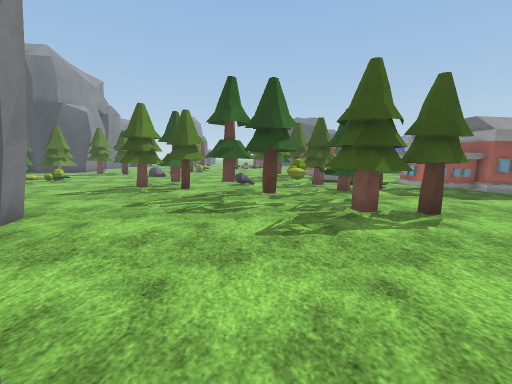
view 1 (above)

24 first-person views from a walk through a 3-D level made in the Unity game engine. The camera is 1.4 m above the floor, tilts 8° down and sees 90° across. The floor is counted in squares, 1 m on a side. Each view is taken from the middle of a square. On the plan, view 1 faces up. The plan holds only what a view shows up to about 13 squares ahead; the rest is blank. The place goes on beyond the plan. Flat ground stands in for the terrain. Some animated figures are not drawn. Surface patterns are stand-ins for the level's own textures.

view 2
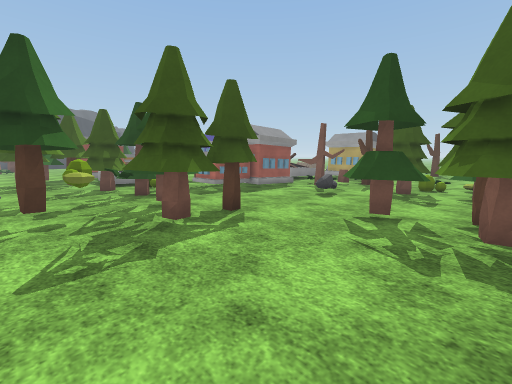

view 3
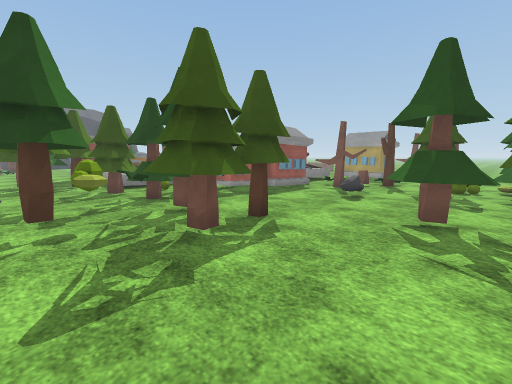

view 4
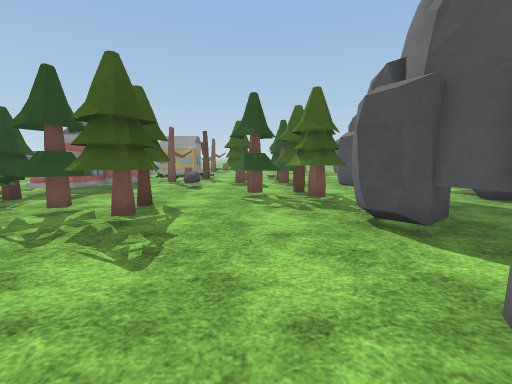

view 5
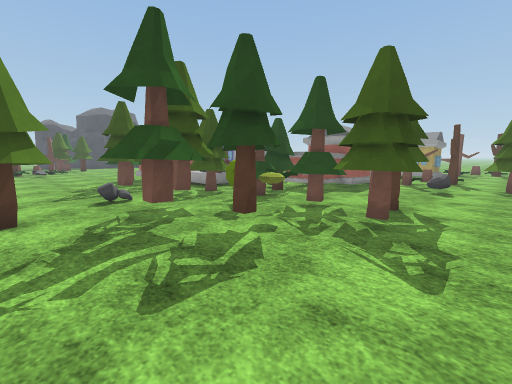

view 6
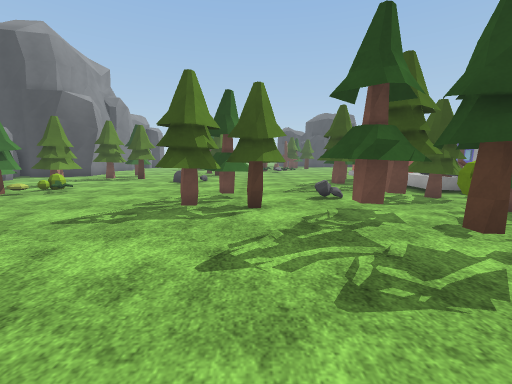

view 7
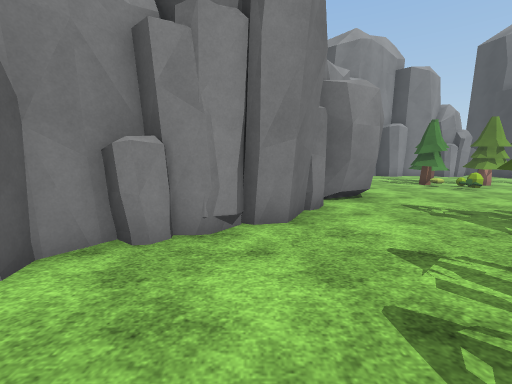

view 8
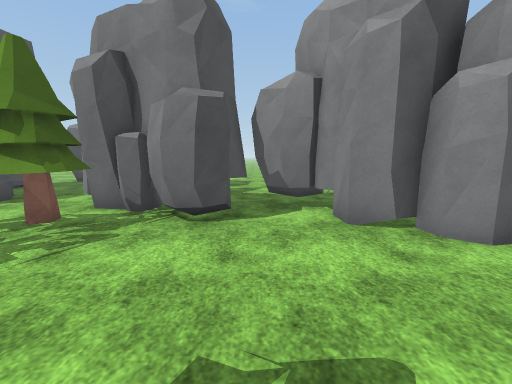

view 9
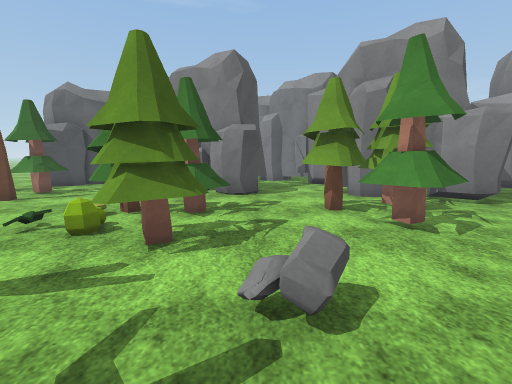

view 10
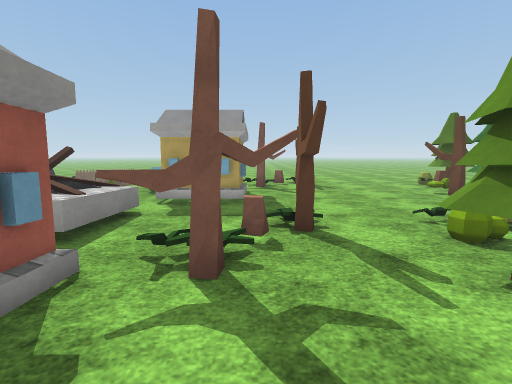

view 11
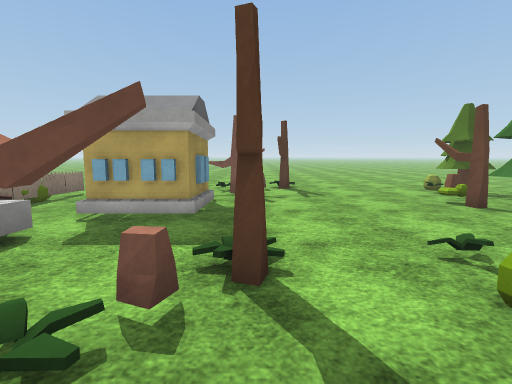

view 12
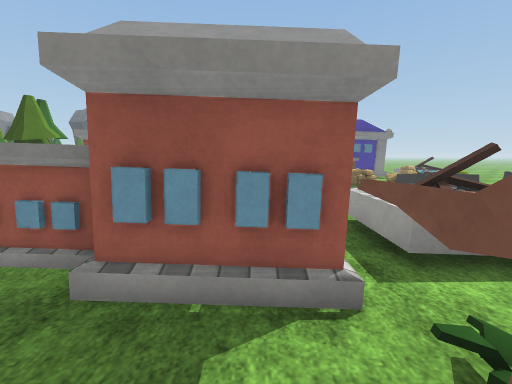

view 13
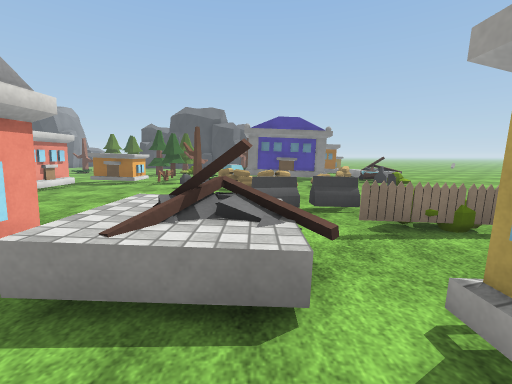

view 14
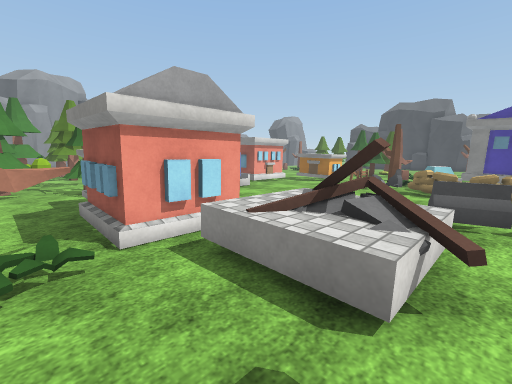

view 15
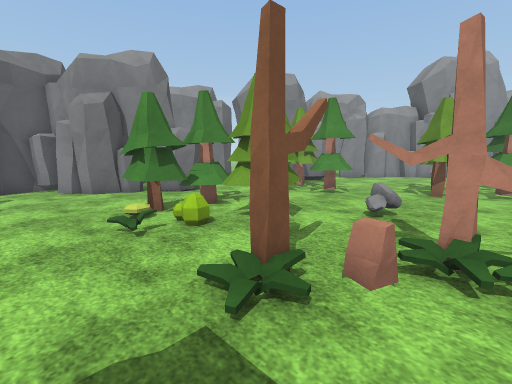

view 16
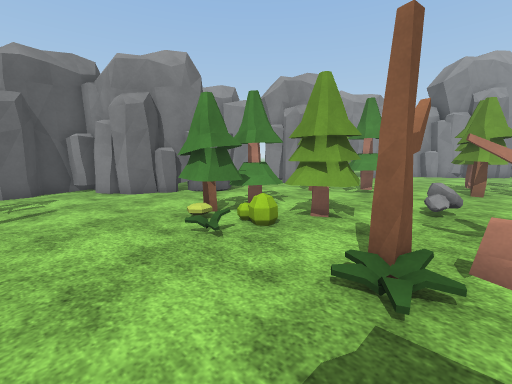

view 17
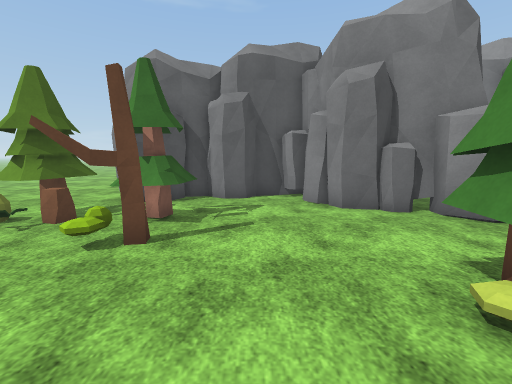

view 18
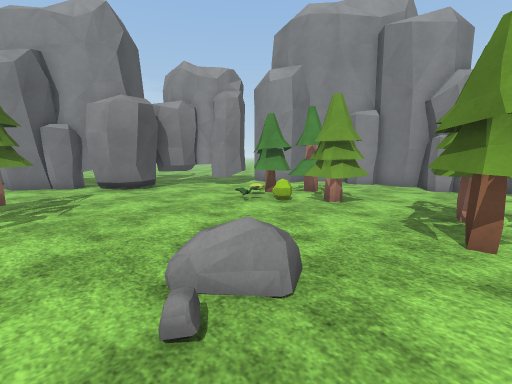

view 19
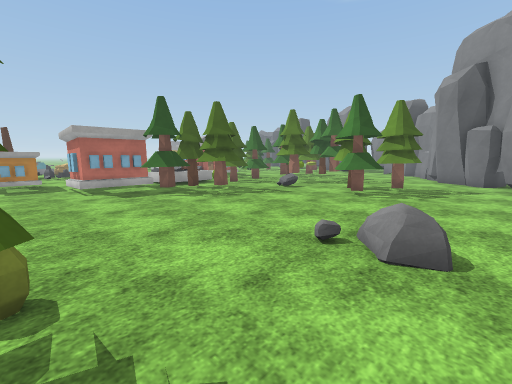

view 20
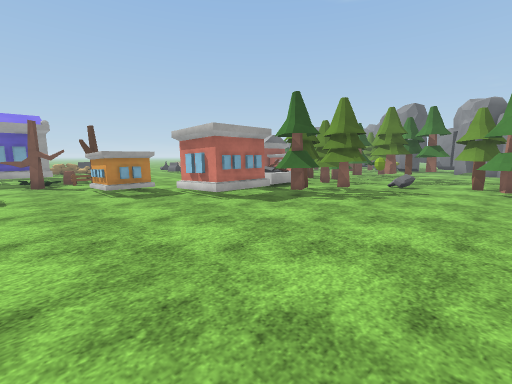

view 21
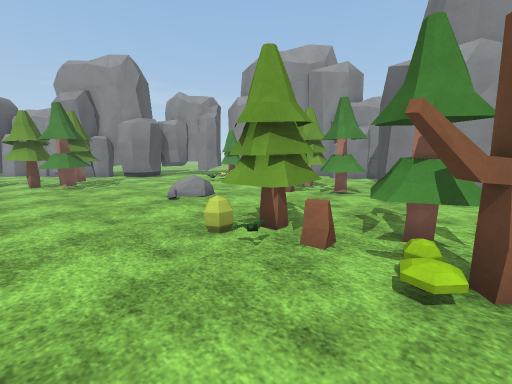

view 22
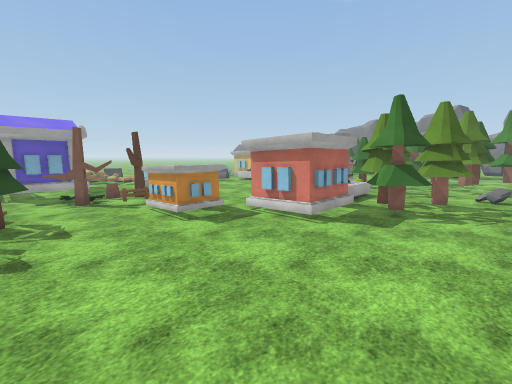

view 23
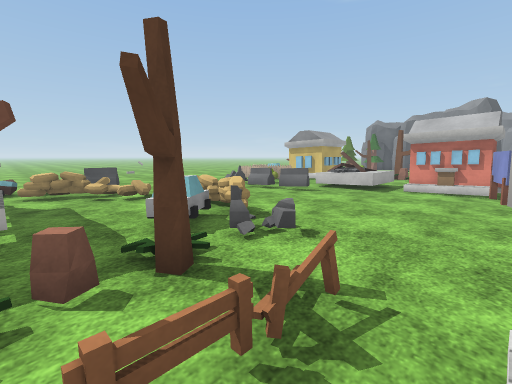

view 24
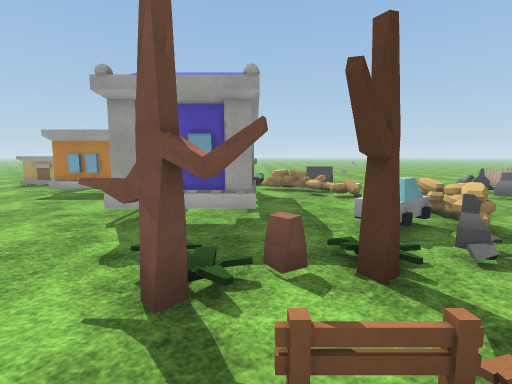

### Floor plan
Key: @ floor where view 1 was taken; # wall or solid block; x gap in a wall; . main floor; : floor 0.25 m higher than the main floor; / step, stairs or slope; R rock; H house; B barricade; U building; C car; O other object.
Columns run from 18 left of view 1 to 18 right of it. Each row starts with its distance up from view 1.
 26          ..OOO. ./ ......OOO...O#
 25    #    .. OOO...............O.O#
 24    #    ...OOO..............OO.O#
 23    #   .....OO.............OOO.O#OO
 22   ##   OO...OO..........OOOOOO.......
 21   #..  OO...............OOOO.O.C....B
 20 O.... OOOO...........OOO......BCC.. B
 19  O....OOO............O O......BBBB...
 18 OO.........R:......OOO O........B..
 17 #....OO............OO..............
 16 #....OO...........OOOOO O..........
 15 #...OOOO..........OOOOOO O........BBB
 14     OOO.......O...... OO  #.....BBB.
 13      OO......OOO....OO   .........OOO
 12      .........OO.R...OOOO.#HHHOOO....
 11      .......OOOOO.OO.O OO OHHHOOOO..O
 10     ##.......OOO.OOO.OOOOOOHHHOOO.UUO
  9      #OO###.....OOOOOO.....HHH....UU
  8        O###......OOOOOO......O....UUU
  7           ##......OOOOOO.....OO......
  6           ####......OOOO..RR..O#.....
  5              #......OO.......O.......
  4              #..........O...OO.......
  3              OO........OOO..OO.......
  2               ##.......OOO..OOOO.....
  1                ###..OOOOOOO.OOOO.....
  0                  #@.##OO...........OO
 -1                  ##O##OOO..OO......OO
 -2                    O...O#..OOO.....O
 -3                   O....x...O OO#....
 -4                    ..   O..... #....O
 -5                    ..   #..... #O####
 -6                    ..   OO...
 -7                    ..

Where each view was taken, in squares from view 1:
view 1: 0 up, 0 right, facing up
view 2: 1 up, 0 right, facing up-right
view 3: 2 up, 0 right, facing up-right
view 4: 3 up, 3 left, facing right
view 5: 4 up, 3 left, facing up-right
view 6: 4 up, 3 left, facing up
view 7: 5 up, 0 right, facing left
view 8: 6 up, 1 right, facing down
view 9: 8 up, 9 right, facing down
view 10: 7 up, 8 right, facing right
view 11: 6 up, 10 right, facing right
view 12: 7 up, 10 right, facing up
view 13: 8 up, 14 right, facing up
view 14: 8 up, 15 right, facing up-left
view 15: 8 up, 15 right, facing down-left
view 16: 7 up, 16 right, facing down-left
view 17: 4 up, 15 right, facing down
view 18: 20 up, 5 left, facing down-left
view 19: 22 up, 8 left, facing down-right
view 20: 25 up, 4 left, facing down-right
view 21: 26 up, 2 left, facing down-left
view 22: 26 up, 1 left, facing down-right
view 23: 23 up, 8 right, facing down-right
view 24: 23 up, 8 right, facing right
